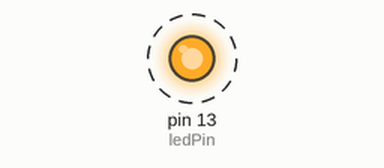
Bench run of a sketch on a simulated Arduino Uno, built with avr-gcc and run on an emulated ATmega328P. Shown: output pins drawn as LEDs (lit = HIGH). Dashed ring = blinking. What the sketch prints to the serial monitor is not drawn.

Above: at 0.2 s.
Timing chart, 0 to 3.0 s (numbered marks = the images above):
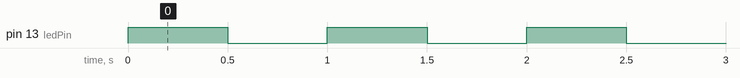

The sketch:

LedSerialMonitor.ino
```cpp
int ledPin= 13;
int delayPeriod = 500;
int ledState;
void setup()
{
  Serial.begin(9600);
  pinMode(ledPin,OUTPUT);
}
void loop()
{
if (ledState == LOW) {
     ledState = HIGH;
  }
  else {
    ledState  = LOW;
  }
  digitalWrite(ledPin,ledState);
  Serial.println(ledState);
  delay(delayPeriod);

  }
```

Measured:
- by itself, pin 13 (ledPin): alternates HIGH for 0.50 s and LOW for 0.50 s
